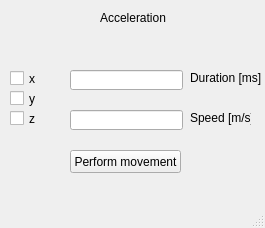
<?xml version="1.0" encoding="UTF-8"?>
<ui version="4.0">
 <class>MainWindow</class>
 <widget class="QMainWindow" name="MainWindow">
  <property name="geometry">
   <rect>
    <x>0</x>
    <y>0</y>
    <width>265</width>
    <height>228</height>
   </rect>
  </property>
  <property name="windowTitle">
   <string>MainWindow</string>
  </property>
  <widget class="QWidget" name="centralwidget">
   <widget class="QLabel" name="label">
    <property name="geometry">
     <rect>
      <x>100</x>
      <y>10</y>
      <width>91</width>
      <height>16</height>
     </rect>
    </property>
    <property name="text">
     <string>Acceleration</string>
    </property>
   </widget>
   <widget class="QPushButton" name="bMove">
    <property name="geometry">
     <rect>
      <x>70</x>
      <y>150</y>
      <width>111</width>
      <height>23</height>
     </rect>
    </property>
    <property name="text">
     <string>Perform movement</string>
    </property>
   </widget>
   <widget class="QLineEdit" name="lDuration">
    <property name="geometry">
     <rect>
      <x>70</x>
      <y>70</y>
      <width>113</width>
      <height>20</height>
     </rect>
    </property>
   </widget>
   <widget class="QLabel" name="label_5">
    <property name="geometry">
     <rect>
      <x>190</x>
      <y>70</y>
      <width>81</width>
      <height>16</height>
     </rect>
    </property>
    <property name="text">
     <string>Duration [ms]</string>
    </property>
   </widget>
   <widget class="QLabel" name="label_6">
    <property name="geometry">
     <rect>
      <x>190</x>
      <y>110</y>
      <width>61</width>
      <height>16</height>
     </rect>
    </property>
    <property name="text">
     <string>Speed [m/s]</string>
    </property>
   </widget>
   <widget class="QLineEdit" name="lSpeed">
    <property name="geometry">
     <rect>
      <x>70</x>
      <y>110</y>
      <width>113</width>
      <height>20</height>
     </rect>
    </property>
   </widget>
   <widget class="QCheckBox" name="cX">
    <property name="geometry">
     <rect>
      <x>10</x>
      <y>70</y>
      <width>70</width>
      <height>17</height>
     </rect>
    </property>
    <property name="text">
     <string>x</string>
    </property>
   </widget>
   <widget class="QCheckBox" name="cY">
    <property name="geometry">
     <rect>
      <x>10</x>
      <y>90</y>
      <width>70</width>
      <height>17</height>
     </rect>
    </property>
    <property name="text">
     <string>y</string>
    </property>
   </widget>
   <widget class="QCheckBox" name="cZ">
    <property name="geometry">
     <rect>
      <x>10</x>
      <y>110</y>
      <width>70</width>
      <height>17</height>
     </rect>
    </property>
    <property name="text">
     <string>z</string>
    </property>
   </widget>
  </widget>
  <widget class="QMenuBar" name="menubar">
   <property name="geometry">
    <rect>
     <x>0</x>
     <y>0</y>
     <width>265</width>
     <height>21</height>
    </rect>
   </property>
  </widget>
  <widget class="QStatusBar" name="statusbar"/>
 </widget>
 <resources/>
 <connections/>
</ui>
